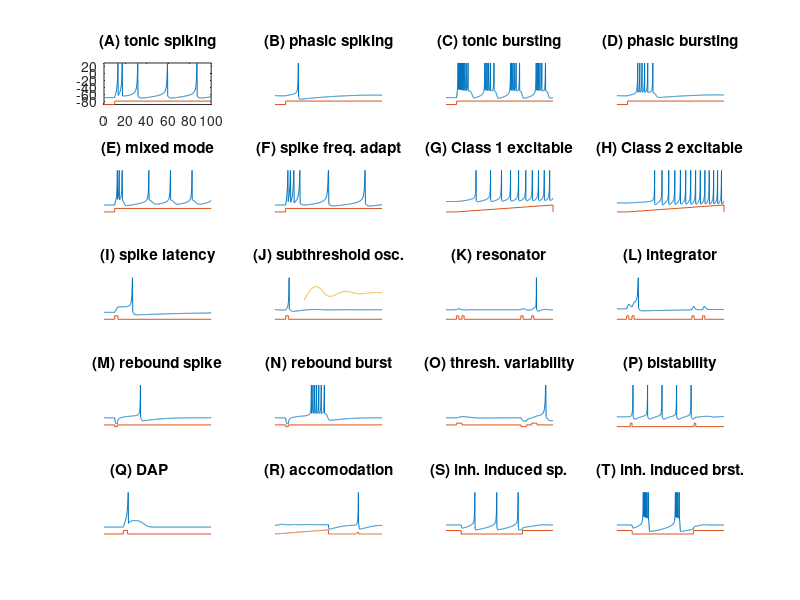

Source code (MATLAB):
%   This MATLAB file generates figure 1 in the paper by 
%               Izhikevich E.M. (2004) 
%   Which Model to Use For Cortical Spiking Neurons? 
%   use MATLAB R13 or later. November 2003. San Diego, CA 

%%%%%%%%%%%%%%% (A) tonic spiking %%%%%%%%%%%%%%%%%%%%%%
subplot(5,4,1) 
a=0.02; b=0.2;  c=-65;  d=6;
V=-70;  u=b*V;
VV=[];  uu=[];
tau = 0.25; tspan = 0:tau:100;
T1=tspan(end)/10
for t=tspan
    if (t>T1) 
        I=14;
    else
        I=0;
    end;
    V = V + tau*(0.04*V^2+5*V+140-u+I);
    u = u + tau*a*(b*V-u);
    if V > 30
        VV(end+1)=30;
        V = c;
        u = u + d;
    else
        VV(end+1)=V;
    end;
    uu(end+1)=u;
end;
plot(tspan,VV,[0 T1 T1 max(tspan)],-90+[0 0 10 10]);
%plot(tspan,VV);
%plot([0 T1 T1 max(tspan)],-90+[0 0 10 10]);
axis([0 max(tspan) -90 30])
%axis off;
title('(A) tonic spiking');

%%%%%%%%%%%%%%%%%% (B) phasic spiking %%%%%%%%%%%%%%%%%%%%%%%%%
subplot(5,4,2)%  
a=0.02; b=0.25; c=-65;  d=6;
V=-64; u=b*V;
VV=[];  uu=[];
tau = 0.25;tspan = 0:tau:200;
T1=20;
for t=tspan
    if (t>T1) 
        I=0.5;
    else
        I=0;
    end;
    V = V + tau*(0.04*V^2+5*V+140-u+I);
    u = u + tau*a*(b*V-u);
    if V > 30
        VV(end+1)=30;
        V = c;
        u = u + d;
    else
        VV(end+1)=V;
    end;
    uu(end+1)=u;
end;
plot(tspan,VV,[0 T1 T1 max(tspan)],-90+[0 0 10 10]);
axis([0 max(tspan) -90 30])
axis off;
title('(B) phasic spiking');

%%%%%%%%%%%%%% (C) tonic bursting %%%%%%%%%%%%%%%%%%%%%%%%%%%%
subplot(5,4,3)  
a=0.02; b=0.2;  c=-50;  d=2;
V=-70;  u=b*V;
VV=[];  uu=[];
tau = 0.25; tspan = 0:tau:220;
T1=22;
for t=tspan
    if (t>T1) 
        I=15;
    else
        I=0;
    end;
    V = V + tau*(0.04*V^2+5*V+140-u+I);
    u = u + tau*a*(b*V-u);
    if V > 30
        VV(end+1)=30;
        V = c;
        u = u + d;
    else
        VV(end+1)=V;
    end;
    uu(end+1)=u;
end;
plot(tspan,VV,[0 T1 T1 max(tspan)],-90+[0 0 10 10]);
axis([0 max(tspan) -90 30])
axis off;
title('(C) tonic bursting');

%%%%%%%%%%%%%%% (D) phasic bursting %%%%%%%%%%%%%%%%%%%%%%%%%%
subplot(5,4,4)   
a=0.02; b=0.25; c=-55;  d=0.05;
V=-64;  u=b*V;
VV=[];  uu=[];
tau = 0.2;  tspan = 0:tau:200;
T1=20;
for t=tspan
    if (t>T1) 
        I=0.6;
    else
        I=0;
    end;
    V = V + tau*(0.04*V^2+5*V+140-u+I);
    u = u + tau*a*(b*V-u);
    if V > 30
        VV(end+1)=30;
        V = c;
        u = u + d;
    else
        VV(end+1)=V;
    end;
    uu(end+1)=u;
end;
plot(tspan,VV,[0 T1 T1 max(tspan)],-90+[0 0 10 10]);
axis([0 max(tspan) -90 30])
axis off;
title('(D) phasic bursting');


%%%%%%%%%%%%%%% (E) mixed mode %%%%%%%%%%%%%%%%%%%%%%%%%
subplot(5,4,5) 
a=0.02; b=0.2;  c=-55;  d=4;
V=-70;  u=b*V;
VV=[];  uu=[];
tau = 0.25; tspan = 0:tau:160;
T1=tspan(end)/10;
for t=tspan
    if (t>T1) 
        I=10;
    else
        I=0;
    end;
    V = V + tau*(0.04*V^2+5*V+140-u+I);
    u = u + tau*a*(b*V-u);
    if V > 30
        VV(end+1)=30;
        V = c;
        u = u + d;
    else
        VV(end+1)=V;
    end;
    uu(end+1)=u;
end;
plot(tspan,VV,[0 T1 T1 max(tspan)],-90+[0 0 10 10]);
axis([0 max(tspan) -90 30])
axis off;
title('(E) mixed mode');


%%%%%%%%%%%%%%%% (F) spike freq. adapt %%%%%%%%%%%%%%%%%%%%%%%%
subplot(5,4,6)  
a=0.01; b=0.2;  c=-65;  d=8;
V=-70;  u=b*V;
VV=[];  uu=[];
tau = 0.25; tspan = 0:tau:85;
T1=tspan(end)/10;
for t=tspan
    if (t>T1) 
        I=30;
    else
        I=0;
    end;
    V = V + tau*(0.04*V^2+5*V+140-u+I);
    u = u + tau*a*(b*V-u);
    if V > 30
        VV(end+1)=30;
        V = c;
        u = u + d;
    else
        VV(end+1)=V;
    end;
    uu(end+1)=u;
end;
plot(tspan,VV,[0 T1 T1 max(tspan)],-90+[0 0 10 10]);
axis([0 max(tspan) -90 30])
axis off;
title('(F) spike freq. adapt');

%%%%%%%%%%%%%%%%% (G) Class 1 exc. %%%%%%%%%%%%%%%%%%%%%%%%%%
subplot(5,4,7)  
a=0.02; b=-0.1; c=-55; d=6;
V=-60; u=b*V;
VV=[]; uu=[];
tau = 0.25; tspan = 0:tau:300;
T1=30;
for t=tspan
    if (t>T1) 
        I=(0.075*(t-T1)); 
    else
        I=0;
    end;
    V = V + tau*(0.04*V^2+4.1*V+108-u+I);
    u = u + tau*a*(b*V-u);
    if V > 30
        VV(end+1)=30;
        V = c;
        u = u + d;
    else
        VV(end+1)=V;
    end;
    uu(end+1)=u;
end;
plot(tspan,VV,[0 T1 max(tspan) max(tspan)],-90+[0 0 20 0]);
axis([0 max(tspan) -90 30])
axis off;
title('(G) Class 1 excitable');

%%%%%%%%%%%%%%%%%% (H) Class 2 exc. %%%%%%%%%%%%%%%%%%%%%%%%%%
subplot(5,4,8)  
a=0.2;  b=0.26; c=-65;  d=0;
V=-64;  u=b*V;
VV=[];  uu=[];
tau = 0.25; tspan = 0:tau:300;
T1=30;
for t=tspan
    if (t>T1) 
        I=-0.5+(0.015*(t-T1)); 
    else
        I=-0.5;
    end;
    V = V + tau*(0.04*V^2+5*V+140-u+I);
    u = u + tau*a*(b*V-u);
    if V > 30
        VV(end+1)=30;
        V = c;
        u = u + d;
    else
        VV(end+1)=V;
    end;
    uu(end+1)=u;
end;
plot(tspan,VV,[0 T1 max(tspan) max(tspan)],-90+[0 0 20 0]);
axis([0 max(tspan) -90 30])
axis off;
title('(H) Class 2 excitable');

%%%%%%%%%%%%%%%%% (I) spike latency %%%%%%%%%%%%%%%%%%%%%%%%%%%%
subplot(5,4,9) 
a=0.02; b=0.2;  c=-65;  d=6;
V=-70;  u=b*V;
VV=[];  uu=[];
tau = 0.2; tspan = 0:tau:100;
T1=tspan(end)/10;
for t=tspan
    if t>T1 & t < T1+3 
        I=7.04;
    else
        I=0;
    end;
    V = V + tau*(0.04*V^2+5*V+140-u+I);
    u = u + tau*a*(b*V-u);
    if V > 30
        VV(end+1)=30;
        V = c;
        u = u + d;
    else
        VV(end+1)=V;
    end;
    uu(end+1)=u;
end;
plot(tspan,VV,[0 T1 T1 T1+3 T1+3 max(tspan)],-90+[0 0 10 10 0 0]);
axis([0 max(tspan) -90 30])
axis off;
title('(I) spike latency');


%%%%%%%%%%%%%%%%% (J) subthresh. osc. %%%%%%%%%%%%%%%%%%%%%%%%%%%
subplot(5,4,10) 
a=0.05; b=0.26; c=-60;  d=0;
V=-62;  u=b*V;
VV=[];  uu=[];
tau = 0.25; tspan = 0:tau:200;
T1=tspan(end)/10;
for t=tspan
    if (t>T1) & (t < T1+5) 
        I=2;
    else
        I=0;
    end;
    V = V + tau*(0.04*V^2+5*V+140-u+I);
    u = u + tau*a*(b*V-u);
    if V > 30
        VV(end+1)=30;
        V = c;
        u = u + d;
    else
        VV(end+1)=V;
    end;
    uu(end+1)=u;
end;
plot(tspan,VV,[0 T1 T1 (T1+5) (T1+5) max(tspan)],-90+[0 0 10 10 0 0],...
      tspan(220:end),-10+20*(VV(220:end)-mean(VV)));
axis([0 max(tspan) -90 30])
axis off;
title('(J) subthreshold osc.');


%%%%%%%%%%%%%%%%%% (K) resonator %%%%%%%%%%%%%%%%%%%%%%%%
subplot(5,4,11) 
a=0.1;  b=0.26; c=-60;  d=-1;
V=-62;  u=b*V;
VV=[];  uu=[];
tau = 0.25; tspan = 0:tau:400;
T1=tspan(end)/10;
T2=T1+20;
T3 = 0.7*tspan(end);
T4 = T3+40;
for t=tspan
    if ((t>T1) & (t < T1+4)) | ((t>T2) & (t < T2+4)) | ((t>T3) & (t < T3+4)) | ((t>T4) & (t < T4+4)) 
        I=0.65;
    else
        I=0;
    end;
    V = V + tau*(0.04*V^2+5*V+140-u+I);
    u = u + tau*a*(b*V-u);
    if V > 30
        VV(end+1)=30;
        V = c;
        u = u + d;
    else
        VV(end+1)=V;
    end;
    uu(end+1)=u;
end;
plot(tspan,VV,[0 T1 T1 (T1+8) (T1+8) T2 T2 (T2+8) (T2+8) T3 T3 (T3+8) (T3+8) T4 T4 (T4+8) (T4+8) max(tspan)],-90+[0 0 10 10 0 0 10 10 0 0 10 10 0 0 10 10 0 0]);
axis([0 max(tspan) -90 30])
axis off;
title('(K) resonator');

%%%%%%%%%%%%%%%% (L) integrator %%%%%%%%%%%%%%%%%%%%%%%%
subplot(5,4,12) 
a=0.02; b=-0.1; c=-55; d=6;
V=-60; u=b*V;
VV=[];  uu=[];
tau = 0.25; tspan = 0:tau:100;
T1=tspan(end)/11;
T2=T1+5;
T3 = 0.7*tspan(end);
T4 = T3+10;
for t=tspan
    if ((t>T1) & (t < T1+2)) | ((t>T2) & (t < T2+2)) | ((t>T3) & (t < T3+2)) | ((t>T4) & (t < T4+2)) 
        I=9;
    else
        I=0;
    end;
    V = V + tau*(0.04*V^2+4.1*V+108-u+I);
    u = u + tau*a*(b*V-u);
    if V > 30
        VV(end+1)=30;
        V = c;
        u = u + d;
    else
        VV(end+1)=V;
    end;
    uu(end+1)=u;
end;
plot(tspan,VV,[0 T1 T1 (T1+2) (T1+2) T2 T2 (T2+2) (T2+2) T3 T3 (T3+2) (T3+2) T4 T4 (T4+2) (T4+2) max(tspan)],-90+[0 0 10 10 0 0 10 10 0 0 10 10 0 0 10 10 0 0]);
axis([0 max(tspan) -90 30])
axis off;
title('(L) integrator');

%%%%%%%%%%%%%%%%% (M) rebound spike %%%%%%%%%%%%%%%%%%%%%%%%%%%%
subplot(5,4,13)  
a=0.03; b=0.25; c=-60;  d=4;
V=-64;  u=b*V;
VV=[];  uu=[];
tau = 0.2;  tspan = 0:tau:200;
T1=20;
for t=tspan
    if (t>T1) & (t < T1+5) 
        I=-15;
    else
        I=0;
    end;
    V = V + tau*(0.04*V^2+5*V+140-u+I);
    u = u + tau*a*(b*V-u);
    if V > 30
        VV(end+1)=30;
        V = c;
        u = u + d;
    else
        VV(end+1)=V;
    end;
    uu(end+1)=u;
end;
plot(tspan,VV,[0 T1 T1 (T1+5) (T1+5) max(tspan)],-85+[0 0 -5 -5 0 0]);
axis([0 max(tspan) -90 30])
axis off;
title('(M) rebound spike');

%%%%%%%%%%%%%%%%% (N) rebound burst %%%%%%%%%%%%%%%%%%%%%%%%%%%%
subplot(5,4,14)  
a=0.03; b=0.25; c=-52;  d=0;
V=-64;  u=b*V;
VV=[];  uu=[];
tau = 0.2;  tspan = 0:tau:200;
T1=20;
for t=tspan
    if (t>T1) & (t < T1+5) 
        I=-15;
    else
        I=0;
    end;
    V = V + tau*(0.04*V^2+5*V+140-u+I);
    u = u + tau*a*(b*V-u);
    if V > 30
        VV(end+1)=30;
        V = c;
        u = u + d;
    else
        VV(end+1)=V;
    end;
    uu(end+1)=u;
end;
plot(tspan,VV,[0 T1 T1 (T1+5) (T1+5) max(tspan)],-85+[0 0 -5 -5 0 0]);
axis([0 max(tspan) -90 30])
axis off;
title('(N) rebound burst');

%%%%%%%%%%%%%%%%% (O) thresh. variability %%%%%%%%%%%%%%%%%%%%%%%%%%
subplot(5,4,15)  
a=0.03; b=0.25; c=-60;  d=4;
V=-64;  u=b*V;
VV=[];  uu=[];
tau = 0.25; tspan = 0:tau:100;
for t=tspan
   if ((t>10) & (t < 15)) | ((t>80) & (t < 85)) 
        I=1;
    elseif (t>70) & (t < 75)
        I=-6;
    else
        I=0;
    end;
    V = V + tau*(0.04*V^2+5*V+140-u+I);
    u = u + tau*a*(b*V-u);
    if V > 30
        VV(end+1)=30;
        V = c;
        u = u + d;
    else
        VV(end+1)=V;
    end;
    uu(end+1)=u;
end;
plot(tspan,VV,[0 10 10 15 15 70 70 75 75 80 80 85 85 max(tspan)],...
          -85+[0 0  5  5  0  0  -5 -5 0  0  5  5  0  0]);
axis([0 max(tspan) -90 30])
axis off;
title('(O) thresh. variability');


%%%%%%%%%%%%%% (P) bistability %%%%%%%%%%%%%%%%%%%%%%%%%%
subplot(5,4,16) 
a=0.1;  b=0.26; c=-60;  d=0;
V=-61;  u=b*V;
VV=[];  uu=[];
tau = 0.25; tspan = 0:tau:300;
T1=tspan(end)/8
T2 = 216
for t=tspan
    if ((t>T1) & (t < T1+5)) | ((t>T2) & (t < T2+5)) 
        I=1.24;
    else
        I=0.24;
    end;
    V = V + tau*(0.04*V^2+5*V+140-u+I);
    u = u + tau*a*(b*V-u);
    if V > 30
        VV(end+1)=30;
        V = c;
        u = u + d;
    else
        VV(end+1)=V;
    end;
    uu(end+1)=u;
end;
plot(tspan,VV,[0 T1 T1 (T1+5) (T1+5) T2 T2 (T2+5) (T2+5) max(tspan)],-90+[0 0 10 10 0 0 10 10 0 0]);
axis([0 max(tspan) -90 30])
axis off;
title('(P) bistability');


%%%%%%%%%%%%%% (Q) DAP %%%%%%%%%%%%%%%%%%%%%%%%%%
subplot(5,4,17) 
a=1;  b=0.2; c=-60;  d=-21;
V=-70;  u=b*V;
VV=[];  uu=[];
tau = 0.1; tspan = 0:tau:50;
T1 = 10;
for t=tspan
     if abs(t-T1)<1 
        I=20;
    else
        I=0;
    end;
    V = V + tau*(0.04*V^2+5*V+140-u+I);
    u = u + tau*a*(b*V-u);
    if V > 30
        VV(end+1)=30;
        V = c;
        u = u + d;
    else
        VV(end+1)=V;
    end;
    uu(end+1)=u;
end;
plot(tspan,VV,[0 T1-1 T1-1 T1+1 T1+1 max(tspan)],-90+[0 0 10 10 0 0]);
axis([0 max(tspan) -90 30])
axis off;
title('(Q) DAP         ');



%%%%%%%%%%%%%% (R) accomodation %%%%%%%%%%%%%%%%%%%%%%%%%%
subplot(5,4,18) 
a=0.02;  b=1; c=-55;  d=4;
V=-65;  u=-16;
VV=[];  uu=[];  II=[];
tau = 0.5; tspan = 0:tau:400;
for t=tspan
    if (t < 200)
        I=t/25;
    elseif t < 300
        I=0;
    elseif t < 312.5
        I=(t-300)/12.5*4;
    else
        I=0;
    end;
    V = V + tau*(0.04*V^2+5*V+140-u+I);
    u = u + tau*a*(b*(V+65));
    if V > 30
        VV(end+1)=30;
        V = c;
        u = u + d;
    else
        VV(end+1)=V;
    end;
    uu(end+1)=u;
    II(end+1)=I;
end;
plot(tspan,VV,tspan,II*1.5-90);
axis([0 max(tspan) -90 30])
axis off;
title('(R) accomodation');

%%%%%%%%%%%%%% (S) inhibition induced spiking %%%%%%%%%%%%%%%%%%%%%%%%%%
subplot(5,4,19) 
a=-0.02;  b=-1; c=-60;  d=8;
V=-63.8;  u=b*V;
VV=[];  uu=[];
tau = 0.5; tspan = 0:tau:350;
for t=tspan
       if (t < 50) | (t>250)
        I=80;
    else
        I=75;
    end;
    V = V + tau*(0.04*V^2+5*V+140-u+I);
    u = u + tau*a*(b*V-u);
    if V > 30
        VV(end+1)=30;
        V = c;
        u = u + d;
    else
        VV(end+1)=V;
    end;
    uu(end+1)=u;
end;
plot(tspan,VV,[0 50 50 250 250 max(tspan)],-80+[0 0 -10 -10 0 0]);
axis([0 max(tspan) -90 30])
axis off;
title('(S) inh. induced sp.');

%%%%%%%%%%%%%% (T) inhibition induced bursting %%%%%%%%%%%%%%%%%%%%%%%%%%
subplot(5,4,20) 
a=-0.026;  b=-1; c=-45;  d=-2;
V=-63.8;  u=b*V;
VV=[];  uu=[];
tau = 0.5; tspan = 0:tau:350;
for t=tspan
       if (t < 50) | (t>250)
        I=80;
    else
        I=75;
    end;
    V = V + tau*(0.04*V^2+5*V+140-u+I);
    u = u + tau*a*(b*V-u);
    if V > 30
        VV(end+1)=30;
        V = c;
        u = u + d;
    else
        VV(end+1)=V;
    end;
    uu(end+1)=u;
end;
plot(tspan,VV,[0 50 50 250 250 max(tspan)],-80+[0 0 -10 -10 0 0]);
axis([0 max(tspan) -90 30])
axis off;
title('(T) inh. induced brst.');
%%%%%%%%%%%%%%%%%%%%%%%%%%%%%%%%%%%%%%%%%%%%%%%%%%%%%%%%%%%%%%%%%%%%%%%%%%

set(gcf,'Units','normalized','Position',[0.3 0.1 0.6 0.8]);

 